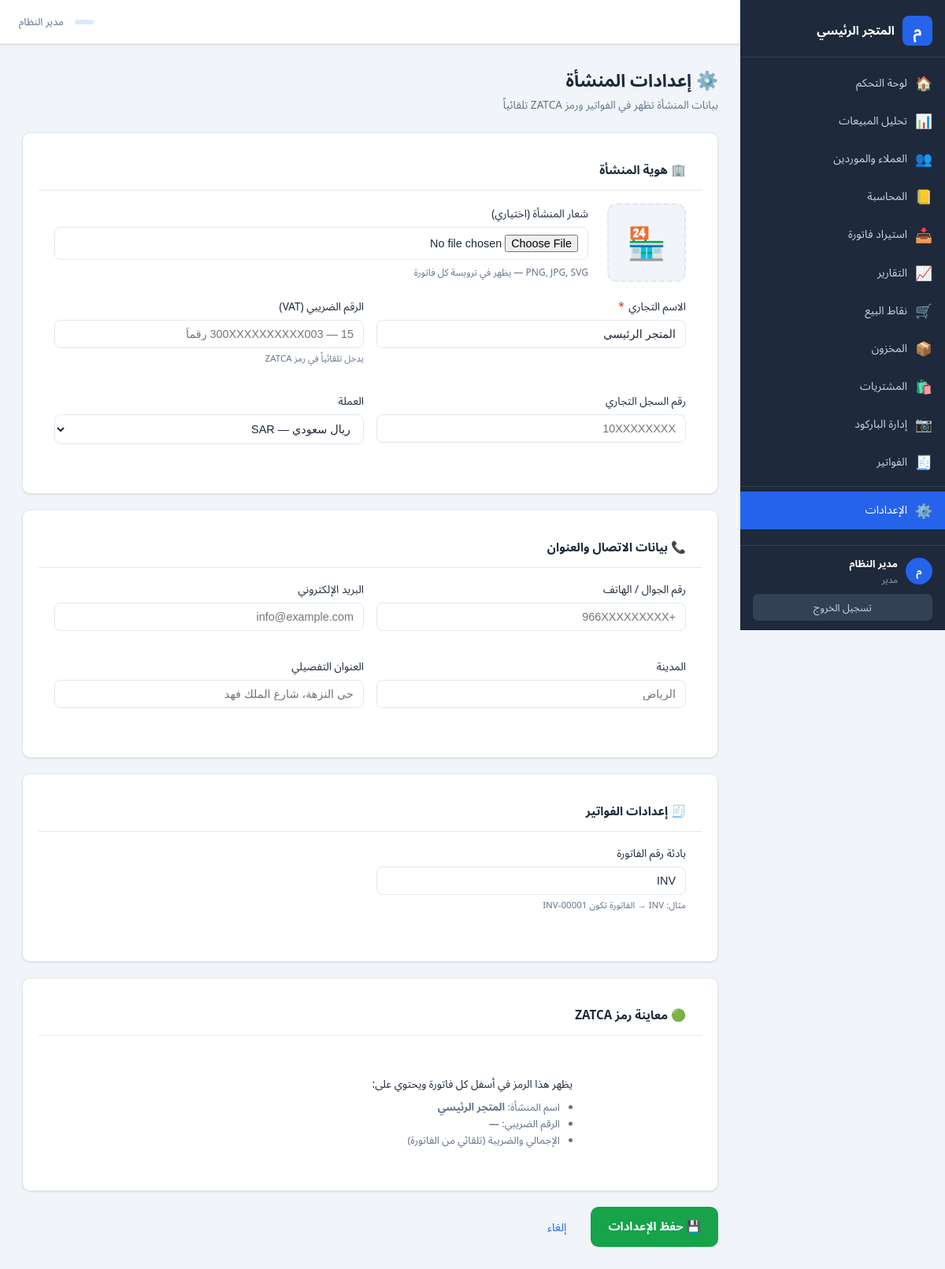
The app's page /settings (signed in) with its own data.
### tables this page shows
CREATE TABLE businesses (
    id              INTEGER PRIMARY KEY AUTOINCREMENT,
    name            TEXT    NOT NULL,
    name_en         TEXT,
    tax_number      TEXT,
    cr_number       TEXT,                          -- السجل التجاري
    phone           TEXT,
    email           TEXT,
    address         TEXT,
    city            TEXT,
    country         TEXT    DEFAULT 'YE',
    currency        TEXT    DEFAULT 'YER',         -- العملة الافتراضية
    fiscal_year_start TEXT  DEFAULT '01-01',       -- بداية السنة المالية
    logo_path       TEXT,
    is_active       INTEGER DEFAULT 1,
    created_at      TEXT    DEFAULT (datetime('now')),
    updated_at      TEXT    DEFAULT (datetime('now'))
, industry_type TEXT DEFAULT 'retail');

CREATE TABLE users (
    id              INTEGER PRIMARY KEY AUTOINCREMENT,
    business_id     INTEGER NOT NULL REFERENCES businesses(id) ON DELETE CASCADE,
    role_id         INTEGER NOT NULL REFERENCES roles(id),
    username        TEXT    NOT NULL,
    full_name       TEXT,
    email           TEXT,
    phone           TEXT,
    password_hash   TEXT    NOT NULL,
    is_active       INTEGER DEFAULT 1,
    last_login      TEXT,
    created_at      TEXT    DEFAULT (datetime('now')), branch_id INTEGER REFERENCES warehouses(id), level TEXT NOT NULL DEFAULT 'manager',
    UNIQUE(business_id, username)
);

CREATE TABLE roles (
    id              INTEGER PRIMARY KEY AUTOINCREMENT,
    business_id     INTEGER NOT NULL REFERENCES businesses(id) ON DELETE CASCADE,
    name            TEXT    NOT NULL,              -- مدير، محاسب، أمين مخزن، كاشير...
    permissions     TEXT    NOT NULL DEFAULT '{}', -- JSON: {"sales":true,"reports":false,...}
    is_system       INTEGER DEFAULT 0,             -- أدوار النظام لا تُحذف
    created_at      TEXT    DEFAULT (datetime('now'))
);

CREATE TABLE settings (
    id              INTEGER PRIMARY KEY AUTOINCREMENT,
    business_id     INTEGER NOT NULL REFERENCES businesses(id) ON DELETE CASCADE,
    key             TEXT    NOT NULL,
    value           TEXT,
    UNIQUE(business_id, key)
);

### app_monolith_backup.py (the view, shortened to what this page needs)
@app.route("/settings", methods=["GET", "POST"])
@require_perm("settings")
def settings():
    db     = get_db()
    biz_id = session["business_id"]
    biz = db.execute("SELECT * FROM businesses WHERE id=?", (biz_id,)).fetchone()
    inv_prefix = db.execute(
        "SELECT value FROM settings WHERE business_id=? AND key='invoice_prefix_sale'",
        (biz_id,)
    ).fetchone()
    return render_template(
        "settings.html",
        biz=dict(biz) if biz else {},
        inv_prefix=inv_prefix["value"] if inv_prefix else "INV",
    )

### app_monolith_backup.py (called while the page is built)
def get_sidebar_key(industry_type: str) -> str:
    if industry_type.startswith("retail_"):    return "retail"
    if industry_type.startswith("wholesale_"): return "wholesale"
    if industry_type.startswith("food_"):      return "restaurant"
    if industry_type in ("restaurant", "cafe", "coffeeshop"): return "restaurant"
    return industry_type

def get_db() -> sqlite3.Connection:
    if "db" not in g:
        g.db = sqlite3.connect(DB_PATH)
        g.db.row_factory = sqlite3.Row
        g.db.execute("PRAGMA foreign_keys = ON")
    return g.db

def generate_csrf_token() -> str:
    if "csrf_token" not in session:
        session["csrf_token"] = secrets.token_hex(32)
    return session["csrf_token"]

def user_has_perm(perm_key: str) -> bool:
    if not g.user:
        return False
    try:
        perms = json.loads(g.user["permissions"] or "{}")
    except Exception:
        perms = {}
    return bool(perms.get("all") or perms.get(perm_key))

def require_perm(perm_key: str):
    def decorator(f):
        @wraps(f)
        def decorated(*args, **kwargs):
            if "user_id" not in session:
                return redirect(url_for("auth_login"))
            if not session.get("business_id"):
                return redirect(url_for("onboarding"))
            if not user_has_perm(perm_key):
                flash("ليس لديك صلاحية للوصول لهذه الصفحة", "error")
                return redirect(url_for("dashboard"))
            return f(*args, **kwargs)
        return decorated
    return decorator

@app.context_processor
def inject_globals():
    return {
        "current_user":    g.user,
        "current_business": g.business,
        "sidebar_items":   g.sidebar_items,
        "user_perms":      g.user_perms,
        "industry_types":  INDUSTRY_TYPES,
        "request":         request,
        "now_date":        datetime.now().strftime("%Y-%m-%d"),
        "csrf_token":      generate_csrf_token(),
    }

### templates/settings.html (shortened to what this page needs)
{% extends "base.html" %}
{% block content %}
<div class="page-header">
  <div>
    <h2 class="page-title">⚙️ إعدادات المنشأة</h2>
    <p class="page-subtitle">بيانات المنشأة تظهر في الفواتير ورمز ZATCA تلقائياً</p>
  </div>
</div>
<form method="POST" action="{{ url_for('settings') }}" enctype="multipart/form-data">
  <div class="card" style="margin-bottom:20px">
    <div class="card-header">
      <span class="card-title">🏢 هوية المنشأة</span>
    </div>
    <div style="display:flex;align-items:center;gap:24px;margin-bottom:20px;padding:0 20px;flex-wrap:wrap">
      <div id="logoPreviewWrap" style="width:100px;height:100px;border-radius:12px;
           border:2px dashed var(--border);display:flex;align-items:center;
           justify-content:center;overflow:hidden;background:var(--bg);flex-shrink:0">
        {% if biz.logo_path %}
          <img id="logoPreview" src="{{ biz.logo_path }}" alt="logo"
               style="width:100%;height:100%;object-fit:contain">
        {% else %}
          <div id="logoPreview" style="font-size:2.5rem;color:var(--text-muted)">🏪</div>
        {% endif %}
      </div>
      <div style="flex:1">
        <label class="form-label">شعار المنشأة (اختياري)</label>
        <input type="file" name="logo" id="logoInput" class="form-control"
               accept=".png,.jpg,.jpeg,.svg,.webp,.gif"
               onchange="previewLogo(this)">
        <p style="font-size:.75rem;color:var(--text-muted);margin-top:6px">
          PNG, JPG, SVG — يظهر في ترويسة كل فاتورة
        </p>
      </div>
    </div>
    <div class="form-grid-2" style="padding:0 20px 20px">
      <div class="form-group">
        <label class="form-label">الاسم التجاري <span class="required">*</span></label>
        <input type="text" name="business_name" class="form-control"
               value="{{ biz.name or '' }}" required placeholder="اسم المنشأة كما هو في السجل">
      </div>
      <div class="form-group">
        <label class="form-label">الرقم الضريبي (VAT)</label>
        <input type="text" name="tax_number" class="form-control" dir="ltr"
               value="{{ biz.tax_number or '' }}"
               placeholder="300XXXXXXXXXX003 — 15 رقماً"
               maxlength="20">
        <p class="field-hint">يدخل تلقائياً في رمز ZATCA</p>
      </div>
      <div class="form-group">
        <label class="form-label">رقم السجل التجاري</label>
        <input type="text" name="cr_number" class="form-control" dir="ltr"
               value="{{ biz.cr_number or '' }}" placeholder="10XXXXXXXX">
      </div>
      <div class="form-group">
        <label class="form-label">العملة</label>
        <select name="currency" class="form-control">
          {% for code, label in [('SAR','ريال سعودي — SAR'),('AED','درهم إماراتي — AED'),('USD','دولار أمريكي — USD'),('KWD','دينار كويتي — KWD'),('BHD','دينار بحريني — BHD'),('QAR','ريال قطري — QAR'),('OMR','ريال عُماني — OMR')] %}
          <option value="{{ code }}" {% if biz.currency == code %}selected{% endif %}>{{ label }}</option>
          {% endfor %}
        </select>
      </div>
    </div>
  </div>
  <div class="card" style="margin-bottom:20px">
    <div class="card-header">
      <span class="card-title">📞 بيانات الاتصال والعنوان</span>
    </div>
    <div class="form-grid-2" style="padding:0 20px 20px">
      <div class="form-group">
        <label class="form-label">رقم الجوال / الهاتف</label>
        <input type="tel" name="phone" class="form-control" dir="ltr"
               value="{{ biz.phone or '' }}" placeholder="+966XXXXXXXXX">
      </div>
      <div class="form-group">
        <label class="form-label">البريد الإلكتروني</label>
        <input type="email" name="email" class="form-control" dir="ltr"
               value="{{ biz.email or '' }}" placeholder="info@example.com">
      </div>
      <div class="form-group">
        <label class="form-label">المدينة</label>
        <input type="text" name="city" class="form-control"
               value="{{ biz.city or '' }}" placeholder="الرياض">
      </div>
      <div class="form-group">
        <label class="form-label">العنوان التفصيلي</label>
        <input type="text" name="address" class="form-control"
               value="{{ biz.address or '' }}" placeholder="حي النزهة، شارع الملك فهد">
      </div>
    </div>
  </div>
  <div class="card" style="margin-bottom:20px">
    <div class="card-header">
      <span class="card-title">🧾 إعدادات الفواتير</span>
    </div>
    <div class="form-grid-2" style="padding:0 20px 20px">
      <div class="form-group">
        <label class="form-label">بادئة رقم الفاتورة</label>
        <input type="text" name="invoice_prefix" class="form-control" dir="ltr"
               value="{{ inv_prefix }}" placeholder="INV" maxlength="10">
        <p class="field-hint">مثال: INV → الفاتورة تكون INV-00001</p>
      </div>
    </div>
  </div>
  <div class="card" style="margin-bottom:20px">
    <div class="card-header">
      <span class="card-title">🟢 معاينة رمز ZATCA</span>
    </div>
    <div style="padding:20px;display:flex;align-items:center;gap:24px;flex-wrap:wrap">
      <div id="zatcaPreviewQr" style="width:120px;height:120px"></div>
      <div style="flex:1">
        <p style="font-size:.85rem;margin:0 0 8px">
          يظهر هذا الرمز في أسفل كل فاتورة ويحتوي على:
        </p>
        <ul style="font-size:.82rem;color:var(--text-muted);padding-right:16px;margin:0">
          <li>اسم المنشأة: <strong id="previewName">{{ biz.name or '—' }}</strong></li>
          <li>الرقم الضريبي: <strong id="previewVat" dir="ltr">{{ biz.tax_number or '—' }}</strong></li>
          <li>الإجمالي والضريبة (تلقائي من الفاتورة)</li>
        </ul>
      </div>
    </div>
  </div>
  <div class="form-actions">
    <button type="submit" class="btn btn-success btn-lg">💾 حفظ الإعدادات</button>
    <a href="{{ url_for('dashboard') }}" class="btn btn-secondary">إلغاء</a>
  </div>
</form>
{% endblock %}

### templates/base.html (shortened to what this page needs)
<!DOCTYPE html>
<html lang="ar" dir="rtl">
<head>
  <link rel="stylesheet" href="{{ url_for('static', filename='css/main.css') }}">
</head>
<body>
{% if current_user and current_business %}
<div class="app-layout">
  <aside class="sidebar" id="sidebar">
    <div class="sidebar-logo">
      <div class="logo-icon">م</div>
      <div class="logo-text">
        <strong>{{ current_business.name }}</strong>
      </div>
    </div>
    <div class="sidebar-section">
      <ul class="sidebar-nav" id="nav-main">
        {% for item in sidebar_items %}
          {% if item.key == 'settings' %}
            <li><div class="sidebar-divider"></div></li>
          {% endif %}
          <li>
            <a href="{{ item.url }}"
               {% if request.path == item.url %}class="active"{% endif %}>
              <span class="nav-icon">{{ item.icon }}</span>
              {{ item.label }}
            </a>
          </li>
        {% endfor %}
      </ul>
    </div>
    <div class="sidebar-footer">
      <div class="user-info">
        <div class="avatar">{{ (current_user.full_name or current_user.username)[0] }}</div>
        <div class="user-meta">
          <strong>{{ current_user.full_name or current_user.username }}</strong>
          <span>{{ current_user.role_name or 'مستخدم' }}</span>
        </div>
      </div>
      <a href="{{ url_for('auth_logout') }}" class="logout-btn">تسجيل الخروج</a>
    </div>
  </aside>
  <div class="main-content">
    <header class="topbar">
      <div class="topbar-right">
        <span class="topbar-biz-badge">
        </span>
        <span style="font-size:.82rem; color:#64748b;">
          {{ current_user.full_name or current_user.username }}
        </span>
      </div>
    </header>
    <main class="page-content">
      {% block content %}{% endblock %}
    </main>
  </div>
</div>
{% else %}
  {% block auth_content %}{% endblock %}
{% endif %}
</body>
</html>

### records on screen
businesses: name "المتجر الرئيسي", business_name "المتجر الرئيسي"
users: full_name "م", full_name "مدير النظام"
roles: name "مدير"
settings: invoice_prefix "INV"

### other values on screen
{{ item.icon }} "🏠" "📊" "👥" "📒" "📥" "📈" "🛒" "📦" "🛍️" "📷" "🧾" "⚙️"
{{ item.label }} "لوحة التحكم" "تحليل المبيعات" "العملاء والموردين" "المحاسبة" "استيراد فاتورة" "التقارير" "نقاط البيع" "المخزون" "المشتريات" "إدارة الباركود" "الفواتير" "الإعدادات"
{{ biz.tax_number or '—' }} "—"
form field currency "ريال سعودي — SAR"
